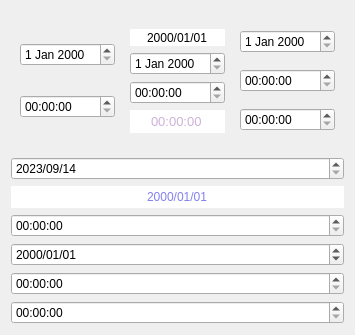
      <widget class="QWidget" name="datetimes">
       <layout class="QGridLayout" name="gridLayout">
        <item row="0" column="0">
         <widget class="QFrame" name="frame">
          <layout class="QHBoxLayout" name="horizontalLayout_4">
           <item>
            <widget class="QFrame" name="wefe_frame">
             <layout class="QGridLayout" name="gridLayout_41">
              <property name="leftMargin">
               <number>0</number>
              </property>
              <property name="topMargin">
               <number>0</number>
              </property>
              <property name="rightMargin">
               <number>0</number>
              </property>
              <property name="bottomMargin">
               <number>0</number>
              </property>
              <item row="1" column="0">
               <widget class="QTimeEdit" name="wefe_time"/>
              </item>
              <item row="0" column="0">
               <widget class="QDateEdit" name="wefe_date"/>
              </item>
             </layout>
            </widget>
           </item>
           <item>
            <widget class="QFrame" name="frame">
             <layout class="QVBoxLayout" name="verticalLayout_2">
              <item>
               <widget class="QDateEdit" name="lily_date">
                <property name="frame">
                 <bool>false</bool>
                </property>
                <property name="alignment">
                 <set>Qt::AlignCenter</set>
                </property>
                <property name="buttonSymbols">
                 <enum>QAbstractSpinBox::NoButtons</enum>
                </property>
                <property name="displayFormat">
                 <string>yyyy/MM/dd</string>
                </property>
               </widget>
              </item>
              <item>
               <widget class="QDateEdit" name="cspr_date"/>
              </item>
              <item>
               <widget class="QTimeEdit" name="cspr_time"/>
              </item>
              <item>
               <widget class="QTimeEdit" name="lily_time">
                <property name="styleSheet">
                 <string notr="true">
QTimeEdit {
color:rgb(205,178,214);
font-size:10pt;
}
QTimeEdit:hover {
color: rgb(225,198,234);
}
QTimeEdit:focus {
color: rgb(245,218,254);
}
    </string>
                </property>
                <property name="frame">
                 <bool>false</bool>
                </property>
                <property name="alignment">
                 <set>Qt::AlignCenter</set>
                </property>
                <property name="buttonSymbols">
                 <enum>QAbstractSpinBox::NoButtons</enum>
                </property>
                <property name="displayFormat">
                 <string>hh:mm:ss</string>
                </property>
               </widget>
              </item>
             </layout>
            </widget>
           </item>
           <item>
            <widget class="QFrame" name="mm_frame">
             <layout class="QGridLayout" name="gridLayout_44">
              <property name="leftMargin">
               <number>0</number>
              </property>
              <property name="topMargin">
               <number>0</number>
              </property>
              <property name="rightMargin">
               <number>0</number>
              </property>
              <property name="bottomMargin">
               <number>0</number>
              </property>
              <item row="2" column="0">
               <widget class="QTimeEdit" name="mental_mental_time"/>
              </item>
              <item row="0" column="0">
               <widget class="QDateEdit" name="mental_mental_date"/>
              </item>
              <item row="1" column="0">
               <widget class="QTimeEdit" name="lily_notes_time"/>
              </item>
             </layout>
            </widget>
           </item>
          </layout>
         </widget>
        </item>
        <item row="1" column="0">
         <widget class="QDateEdit" name="basics_date">
          <property name="minimumDateTime">
           <datetime>
            <hour>0</hour>
            <minute>0</minute>
            <second>0</second>
            <year>2023</year>
            <month>9</month>
            <day>14</day>
           </datetime>
          </property>
          <property name="displayFormat">
           <string>yyyy/MM/dd</string>
          </property>
          <property name="date">
           <date>
            <year>2023</year>
            <month>9</month>
            <day>14</day>
           </date>
          </property>
         </widget>
        </item>
        <item row="2" column="0">
         <widget class="QDateEdit" name="sleep_date">
          <property name="toolTip">
           <string>BASICS DATE</string>
          </property>
          <property name="styleSheet">
           <string notr="true">
/* ///////////////////////////////////////////////////////////////
QDateEdit
/////////////////////////////////////////////////////////////// */
QDateEdit {color:rgb(132,127,239);}
QDateEdit:hover {color: rgb(152,147,255);}
QDateEdit:focus {color: rgb(172,167,255);}
</string>
          </property>
          <property name="frame">
           <bool>false</bool>
          </property>
          <property name="alignment">
           <set>Qt::AlignCenter</set>
          </property>
          <property name="buttonSymbols">
           <enum>QAbstractSpinBox::NoButtons</enum>
          </property>
          <property name="displayFormat">
           <string>yyyy/MM/dd</string>
          </property>
         </widget>
        </item>
        <item row="3" column="0">
         <widget class="QTimeEdit" name="sleep_time">
          <property name="displayFormat">
           <string>hh:mm:ss</string>
          </property>
         </widget>
        </item>
        <item row="4" column="0">
         <widget class="QDateEdit" name="diet_date">
          <property name="displayFormat">
           <string>yyyy/MM/dd</string>
          </property>
         </widget>
        </item>
        <item row="5" column="0">
         <widget class="QTimeEdit" name="diet_time">
          <property name="displayFormat">
           <string>hh:mm:ss</string>
          </property>
         </widget>
        </item>
        <item row="6" column="0">
         <widget class="QTimeEdit" name="basics_time">
          <property name="displayFormat">
           <string>hh:mm:ss</string>
          </property>
         </widget>
        </item>
       </layout>
      </widget>
